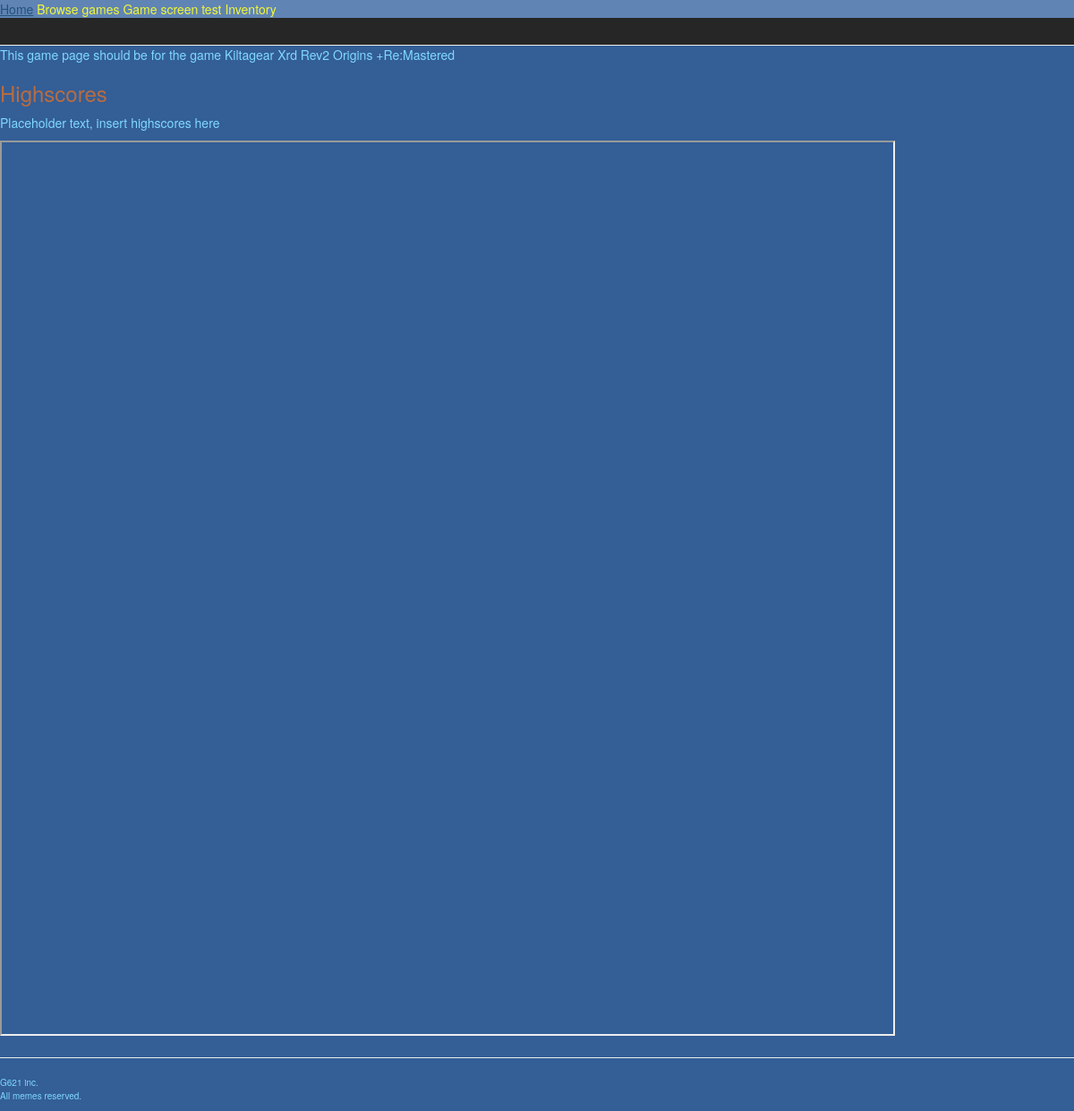
The app's page /gamescreen/4/ (signed in), older data.
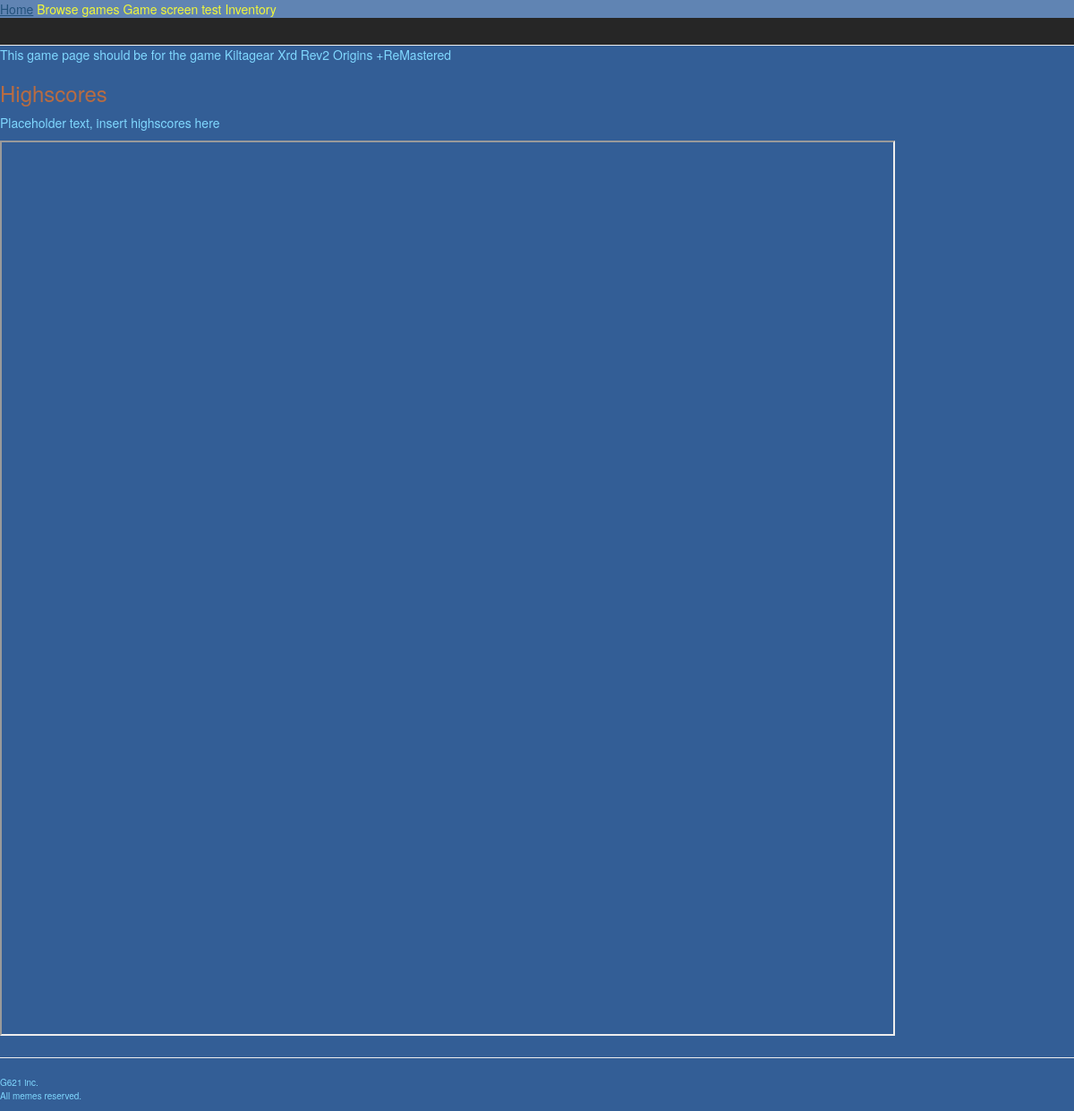
The same page, newer data.
### gameshop/models.py (models this page shows, shortened)
class Game(models.Model):
    id = models.AutoField(auto_created=True, primary_key=True)
    name = models.CharField(max_length=50)
    description = models.TextField()
    sales = models.IntegerField(default=0)
    price = models.IntegerField(default=0)
    owner = models.ForeignKey(Developer, on_delete=models.CASCADE)
    url = models.CharField(max_length=300, default='http://webcourse.cs.hut.fi/example_game.html')
    bought = models.ManyToManyField(Profile, blank=True)

### gameshop/views.py (the view)
# urls.py: path('gamescreen/<int:game_id>/', views.gamescreen),
@login_required(login_url='/login/')
def gamescreen(request, game_id=None):
    try:
        game = Game.objects.get(id = game_id)
    except Game.DoesNotExist:
        return HttpResponseNotFound("Specified game was not found")
    url = game.url
    template = loader.get_template("gameshop/gamescreen.html")
    hasGame = request.user.profile.hasBought(game)
    context = { "game": game, "user": request.user, "hasGame": hasGame, "game_url": url}
    return HttpResponse(template.render(context))

### gameshop/models.py (called while the page is built)
    def hasBought(self, game):
        g = Game.objects.filter(id=game.id).filter(bought=self)
        if g:
            return True
        else:
            return False

### gameshop/templates/gameshop/gamescreen.html (shortened to what this page needs)
{% extends "gameshop/generic.html" %}
{%  block pageHeader %}
  <div class="page-header">
  </div>
{% endblock %}
{% block script %}
  {% load staticfiles %}
{% endblock %}
{% block content %}
  <p>This game page should be for the game {{ game.name }}</p>
  {% if hasGame %}
    <div id="highscores">
      <h3>Highscores</h3>
      <p>Placeholder text, insert highscores here</p>
    </div>
    <iframe id='game_frame' height="1000" width="1000" src="{{ game_url }}"></iframe>
  {% else %}
    <p>You haven't bought this game, so you don't have access to it</p>
  {% endif %}
{% endblock %}

Row changes from the older to the newer data that the page shows:
changed Game: name "Kiltagear Xrd Rev2 Origins +Re:Mastered" → "Kiltagear Xrd Rev2 Origins +ReMastered"
